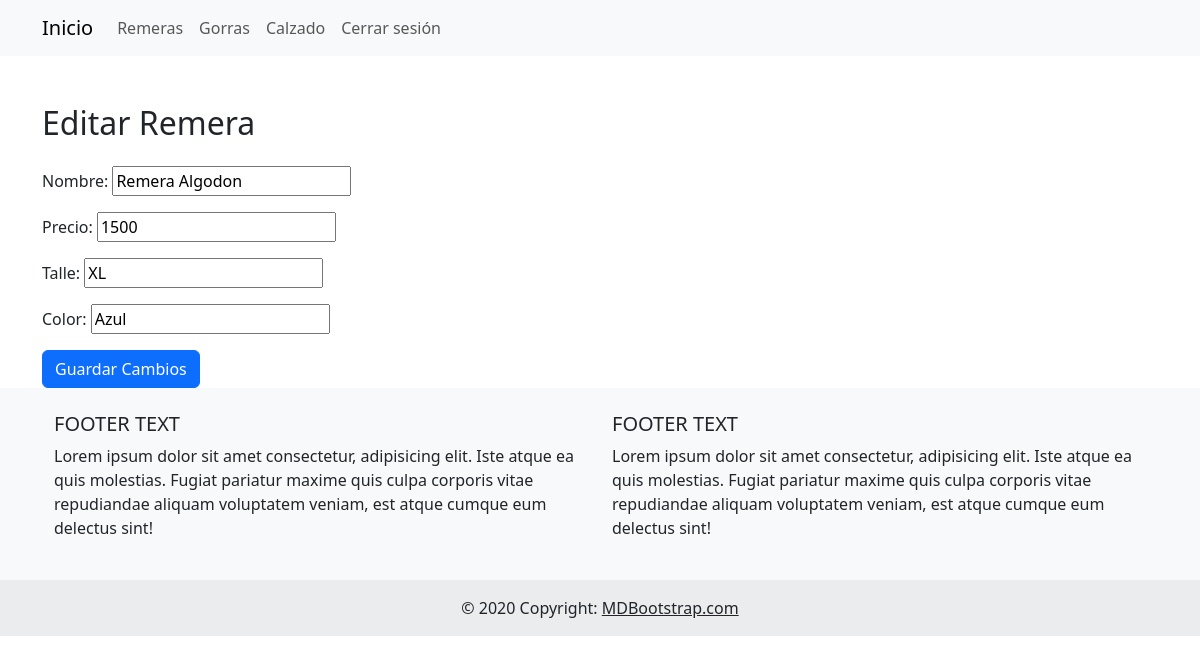
/editar_remera/3/ (signed in), run on the app's committed database.
### proyectocoder/models.py (models this page shows)
class Remeras(models.Model):
    nombre = models.CharField(max_length=30)
    precio = models.IntegerField()
    talle = models.CharField(max_length=3)
    color = models.CharField(max_length=10)

### proyectocoder/views.py (the view)
# urls.py: path('editar_remera/<int:id>/', editar_remera, name='editar_remera'),
@login_required
def editar_remera(request, id):
    remera = get_object_or_404(Remeras, id=id)
    if request.method == 'POST':
        form = RemeraForm(request.POST, instance=remera)
        if form.is_valid():
            form.save()
            return redirect('../../remeras')
    else:
        form = RemeraForm(instance=remera)
    return render(request, 'editar_remera.html', {'form': form, 'remera': remera})

### proyectocoder/forms.py
class RemeraForm(forms.ModelForm):
    class Meta:
        model = Remeras
        fields = ['nombre', 'precio', 'talle', 'color']

### proyectocoder/templates/editar_remera.html (shortened to what this page needs)
{% extends 'padre.html' %}
{% block content %}
  <div class="container mt-5">
    <h2 class="mb-4">Editar Remera</h2>
    <form method="post" action="{% url 'editar_remera' id=remera.id %}">
      {{ form.as_p }}
      <input type="submit" value="Guardar Cambios" class="btn btn-primary">
    </form>
  </div>
{% endblock %}

### data on the page
Remeras: nombre "Remera Algodon", precio "1500", talle "XL", color "Azul"
